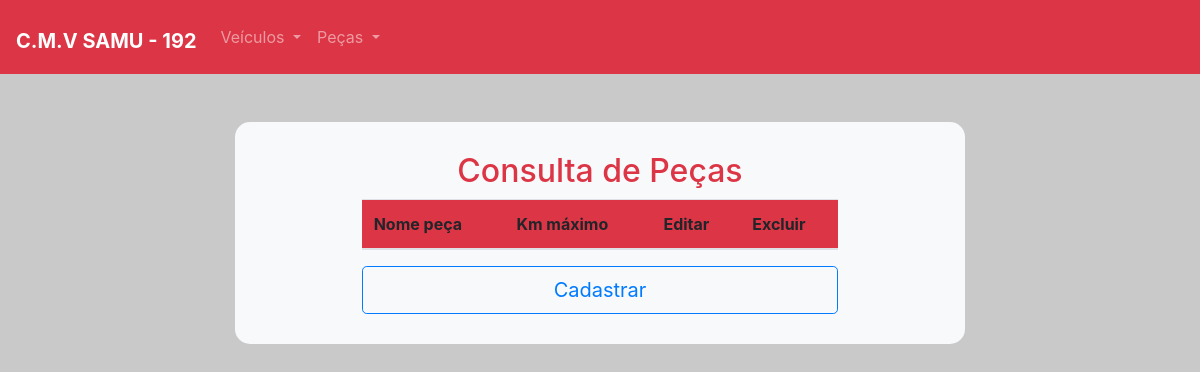
Page /Logado/ConPeca.php on the earlier database version.
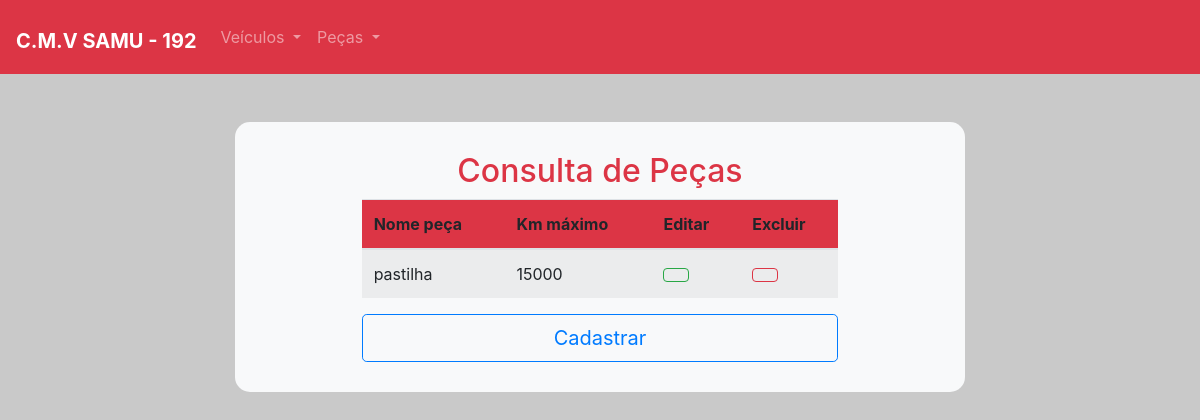
Same page on the later database version.
### tables this page shows
CREATE TABLE IF NOT EXISTS `pecas` (
  `idpeca` int(11) NOT NULL AUTO_INCREMENT,
  `nomepeca` varchar(255) NOT NULL,
  `kmlimite` double NOT NULL,
  PRIMARY KEY (`idpeca`)
);

### Logado/ConPeca.php (the view, shortened to what this page needs)
<!DOCTYPE html>
<html>
<head>
	<link rel="stylesheet" type="text/css" href="css/bootstrap.css">
  <link rel="stylesheet" type="text/css" href="css/estilo.css">
	<link rel="stylesheet" href="https://pro-staging.fontawesome.com/releases/v5.2.0/css/all.css">
</head>
<body style="background-color: #c9c9c9">
<nav class="navbar navbar-expand-lg navbar-dark bg-danger">
  <a class="navbar-brand" href="#"><i style="font-size: 2rem;" class="fal fa-car-mechanic"></i><b> C.M.V SAMU - 192</b></a>
  <div class="collapse navbar-collapse" id="navbarSupportedContent">
    <ul class="navbar-nav mr-auto">
      <li class="nav-item dropdown">
        <a class="nav-link dropdown-toggle" href="#" id="navbarDropdown" role="button" data-toggle="dropdown" aria-haspopup="true" aria-expanded="false">
          Veículos
        </a>
      </li>
      <li class="nav-item dropdown">
        <a class="nav-link dropdown-toggle" href="#" id="navbarDropdown" role="button" data-toggle="dropdown" aria-haspopup="true" aria-expanded="false">
          Peças
        </a>
      </li>
    </ul>
  </div>
</nav>
<div class="py-5">
  <div class="container">
    <div class="row">
      <div class="col-md-2">
      </div>
      <div class="col-md-8">
        <div class="bg-light" style="border-radius: 15px;">
        <div class="row">
          <div class="col-md-2"></div>
          <div class="col-md-8" style="margin-top: 4%; margin-bottom: 4%;">
            <h2 class="text-danger" align="center">Consulta de Peças</h2>
            <table class="table table-striped">
              <thead>
                <tr class="bg-danger">
                  <th scope="col">Nome peça</th>
                  <th scope="col">Km máximo</th>
                  <th scope="col">Editar</th>
                  <th scope="col">Excluir</th>
                </tr>
              </thead>
              <tbody>
                <?php
                  include_once 'Codigo.php';
                  $sql = $conexao->query("SELECT * FROM pecas");
                  while ($resultado = $sql->fetch(PDO::FETCH_OBJ)) {
                ?>
                <tr>
                  <td><?php echo $resultado->nomepeca; ?></td>
                  <td><?php echo $resultado->kmlimite; ?></td>
                  <td><a class="btn btn-outline-success"  data-toggle="modal" data-target="#editarPeca-<?php echo $resultado->idpeca;?>" ><i class="fas fa-edit"></a></td>
                  <td><a href="deletarPeca.php?id=<?php echo $resultado->idpeca;?>" class="btn btn-outline-danger"><i class="fas fa-times-circle"></a></td>
                </tr>
                <?php } ?>
              </tbody>
            </table>
            <a href="CadPeca.html" class="btn btn-outline-primary button1 btn-lg btn-block">Cadastrar</a>
       </div>
    </div>
  </div>
</div>
</body>
</html>

Differences in the rows shown:
added pecas: nomepeca "pastilha", kmlimite "15000"
